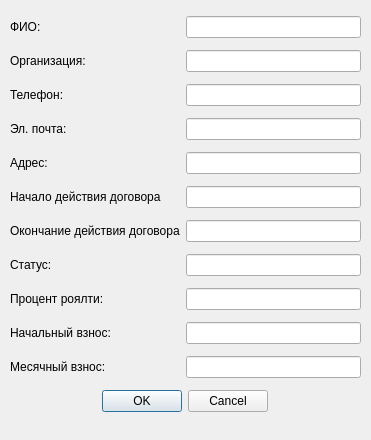
<?xml version="1.0" encoding="UTF-8"?>
<ui version="4.0">
 <class>Dialog</class>
 <widget class="QDialog" name="Dialog">
  <property name="geometry">
   <rect>
    <x>0</x>
    <y>0</y>
    <width>371</width>
    <height>440</height>
   </rect>
  </property>
  <property name="windowTitle">
   <string>Dialog</string>
  </property>
  <widget class="QWidget" name="layoutWidget">
   <property name="geometry">
    <rect>
     <x>10</x>
     <y>10</y>
     <width>351</width>
     <height>411</height>
    </rect>
   </property>
   <layout class="QGridLayout" name="gridLayout">
    <item row="10" column="0" colspan="2">
     <widget class="QLabel" name="log_label_10">
      <property name="text">
       <string>Месячный взнос:</string>
      </property>
     </widget>
    </item>
    <item row="7" column="0" colspan="2">
     <widget class="QLabel" name="log_label_7">
      <property name="text">
       <string>Статус:</string>
      </property>
     </widget>
    </item>
    <item row="9" column="0" colspan="2">
     <widget class="QLabel" name="log_label_8">
      <property name="text">
       <string>Начальный взнос:</string>
      </property>
     </widget>
    </item>
    <item row="8" column="0" colspan="2">
     <widget class="QLabel" name="log_label_9">
      <property name="text">
       <string>Процент роялти:</string>
      </property>
     </widget>
    </item>
    <item row="3" column="2">
     <widget class="QLineEdit" name="loginInput_3"/>
    </item>
    <item row="1" column="2">
     <widget class="QLineEdit" name="loginInput_4"/>
    </item>
    <item row="2" column="2">
     <widget class="QLineEdit" name="loginInput_5"/>
    </item>
    <item row="4" column="2">
     <widget class="QLineEdit" name="loginInput_2"/>
    </item>
    <item row="3" column="0" colspan="2">
     <widget class="QLabel" name="log_label_3">
      <property name="text">
       <string>Эл. почта:</string>
      </property>
     </widget>
    </item>
    <item row="4" column="0" colspan="2">
     <widget class="QLabel" name="log_label_4">
      <property name="text">
       <string>Адрес:</string>
      </property>
     </widget>
    </item>
    <item row="5" column="2">
     <widget class="QLineEdit" name="loginInput_6"/>
    </item>
    <item row="7" column="2">
     <widget class="QLineEdit" name="loginInput_8"/>
    </item>
    <item row="6" column="2">
     <widget class="QLineEdit" name="loginInput_7"/>
    </item>
    <item row="9" column="2">
     <widget class="QLineEdit" name="loginInput_10"/>
    </item>
    <item row="8" column="2">
     <widget class="QLineEdit" name="loginInput_9"/>
    </item>
    <item row="0" column="0" colspan="2">
     <widget class="QLabel" name="log_label">
      <property name="text">
       <string>ФИО:</string>
      </property>
     </widget>
    </item>
    <item row="2" column="0" colspan="2">
     <widget class="QLabel" name="log_label_2">
      <property name="text">
       <string>Телефон:</string>
      </property>
     </widget>
    </item>
    <item row="0" column="2">
     <widget class="QLineEdit" name="loginInput"/>
    </item>
    <item row="1" column="0" colspan="2">
     <widget class="QLabel" name="pas_label">
      <property name="text">
       <string>Организация:</string>
      </property>
     </widget>
    </item>
    <item row="5" column="0" colspan="2">
     <widget class="QLabel" name="log_label_5">
      <property name="text">
       <string>Начало действия договора</string>
      </property>
     </widget>
    </item>
    <item row="10" column="2">
     <widget class="QLineEdit" name="loginInput_11"/>
    </item>
    <item row="6" column="0" colspan="2">
     <widget class="QLabel" name="log_label_6">
      <property name="text">
       <string>Окончание действия договора</string>
      </property>
     </widget>
    </item>
    <item row="11" column="0" colspan="3" alignment="Qt::AlignHCenter">
     <widget class="QDialogButtonBox" name="buttonBoxPrimary">
      <property name="minimumSize">
       <size>
        <width>0</width>
        <height>23</height>
       </size>
      </property>
      <property name="styleSheet">
       <string notr="true"/>
      </property>
      <property name="orientation">
       <enum>Qt::Horizontal</enum>
      </property>
      <property name="standardButtons">
       <set>QDialogButtonBox::Cancel|QDialogButtonBox::Ok</set>
      </property>
     </widget>
    </item>
   </layout>
  </widget>
 </widget>
 <tabstops>
  <tabstop>loginInput</tabstop>
  <tabstop>loginInput_4</tabstop>
  <tabstop>loginInput_5</tabstop>
  <tabstop>loginInput_3</tabstop>
  <tabstop>loginInput_2</tabstop>
  <tabstop>loginInput_6</tabstop>
  <tabstop>loginInput_7</tabstop>
  <tabstop>loginInput_8</tabstop>
  <tabstop>loginInput_9</tabstop>
  <tabstop>loginInput_10</tabstop>
  <tabstop>loginInput_11</tabstop>
 </tabstops>
 <resources/>
 <connections/>
</ui>
